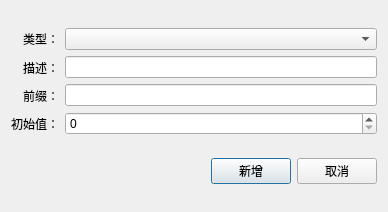
<?xml version="1.0" encoding="UTF-8"?>
<ui version="4.0">
 <class>TeminitialValueDialog</class>
 <widget class="QDialog" name="TeminitialValueDialog">
  <property name="geometry">
   <rect>
    <x>0</x>
    <y>0</y>
    <width>388</width>
    <height>212</height>
   </rect>
  </property>
  <property name="windowTitle">
   <string>Dialog</string>
  </property>
  <layout class="QHBoxLayout" name="horizontalLayout_3">
   <item>
    <layout class="QVBoxLayout" name="verticalLayout">
     <item>
      <layout class="QHBoxLayout" name="horizontalLayout">
       <item>
        <layout class="QVBoxLayout" name="verticalLayout_3">
         <item>
          <widget class="QLabel" name="label_4">
           <property name="text">
            <string>类型：</string>
           </property>
           <property name="alignment">
            <set>Qt::AlignRight|Qt::AlignTrailing|Qt::AlignVCenter</set>
           </property>
          </widget>
         </item>
         <item>
          <widget class="QLabel" name="label">
           <property name="text">
            <string>描述：</string>
           </property>
           <property name="alignment">
            <set>Qt::AlignRight|Qt::AlignTrailing|Qt::AlignVCenter</set>
           </property>
          </widget>
         </item>
         <item>
          <widget class="QLabel" name="label_2">
           <property name="text">
            <string>前缀：</string>
           </property>
           <property name="alignment">
            <set>Qt::AlignRight|Qt::AlignTrailing|Qt::AlignVCenter</set>
           </property>
          </widget>
         </item>
         <item>
          <widget class="QLabel" name="label_3">
           <property name="text">
            <string>初始值：</string>
           </property>
           <property name="alignment">
            <set>Qt::AlignRight|Qt::AlignTrailing|Qt::AlignVCenter</set>
           </property>
          </widget>
         </item>
        </layout>
       </item>
       <item>
        <layout class="QVBoxLayout" name="verticalLayout_4">
         <item>
          <widget class="QComboBox" name="com_type"/>
         </item>
         <item>
          <widget class="QLineEdit" name="edit_describe">
           <property name="clearButtonEnabled">
            <bool>true</bool>
           </property>
          </widget>
         </item>
         <item>
          <widget class="QLineEdit" name="edit_prefix">
           <property name="clearButtonEnabled">
            <bool>true</bool>
           </property>
          </widget>
         </item>
         <item>
          <widget class="QSpinBox" name="spin_init_value">
           <property name="minimum">
            <number>0</number>
           </property>
          </widget>
         </item>
        </layout>
       </item>
      </layout>
     </item>
     <item>
      <layout class="QHBoxLayout" name="horizontalLayout_2">
       <item>
        <spacer name="horizontalSpacer">
         <property name="orientation">
          <enum>Qt::Horizontal</enum>
         </property>
         <property name="sizeHint" stdset="0">
          <size>
           <width>40</width>
           <height>20</height>
          </size>
         </property>
        </spacer>
       </item>
       <item>
        <widget class="QPushButton" name="btn_insert">
         <property name="text">
          <string>新增</string>
         </property>
        </widget>
       </item>
       <item>
        <widget class="QPushButton" name="btn_cancel">
         <property name="text">
          <string>取消</string>
         </property>
        </widget>
       </item>
      </layout>
     </item>
    </layout>
   </item>
  </layout>
 </widget>
 <resources/>
 <connections/>
</ui>
